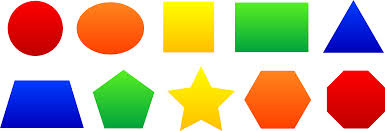
#> input picture gradient.png, 385 x 131 px
$ python 17_contours.py   (older library calls are emulated)
#> lines starting #> are read from the running program, lines starting #| are printed output that depends on the picture; after the words box and inside, x2 and y2 are one past the last pixel; in counts of white or black regions, pixels touching at a corner belong together
import numpy as np
import cv2

img =cv2.imread("gradient.png")
#> img is the input picture: shape (131, 385, 3); mean B, G, R 149.7, 178.7, 200.2
gray = cv2.cvtColor(img,cv2.COLOR_BGR2GRAY)
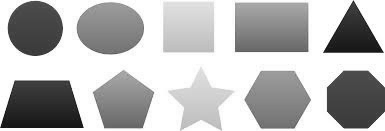
#> gray: shape (131, 385); min 18, max 255, mean 181.8
thresh = cv2.adaptiveThreshold(gray,255,cv2.ADAPTIVE_THRESH_GAUSSIAN_C, cv2.THRESH_BINARY,115,1)
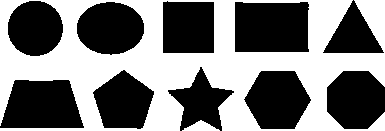
#> thresh: shape (131, 385); 47.7% white; 2 white regions
cv2.imshow("image",thresh)
_,contour , heirchy = cv2.findContours(thresh,cv2.RETR_TREE,cv2.CHAIN_APPROX_SIMPLE)
#> contour = 8 contours; box (x1, y1, x2, y2) and area: (0, 0, 385, 131) 39762, (234, 1, 310, 53) 3724, (243, 70, 312, 130) 3006, (76, 1, 145, 56) 2860, (162, 0, 215, 54) 2703, (92, 69, 155, 130) 2572, (7, 0, 64, 57) 2474, (182, 120, 220, 131) 186

img2 = img.copy()
index = -1
thickness = 4
color = (255,0,255)
cv2.drawContours(img2,contour,index,color,thickness)
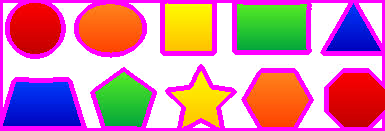
#> img2: shape (131, 385, 3); mean B, G, R 164.2, 133.9, 208.4
cv2.imshow("contours",img2)
cv2.waitKey(0)
cv2.destroyAllWindows()
